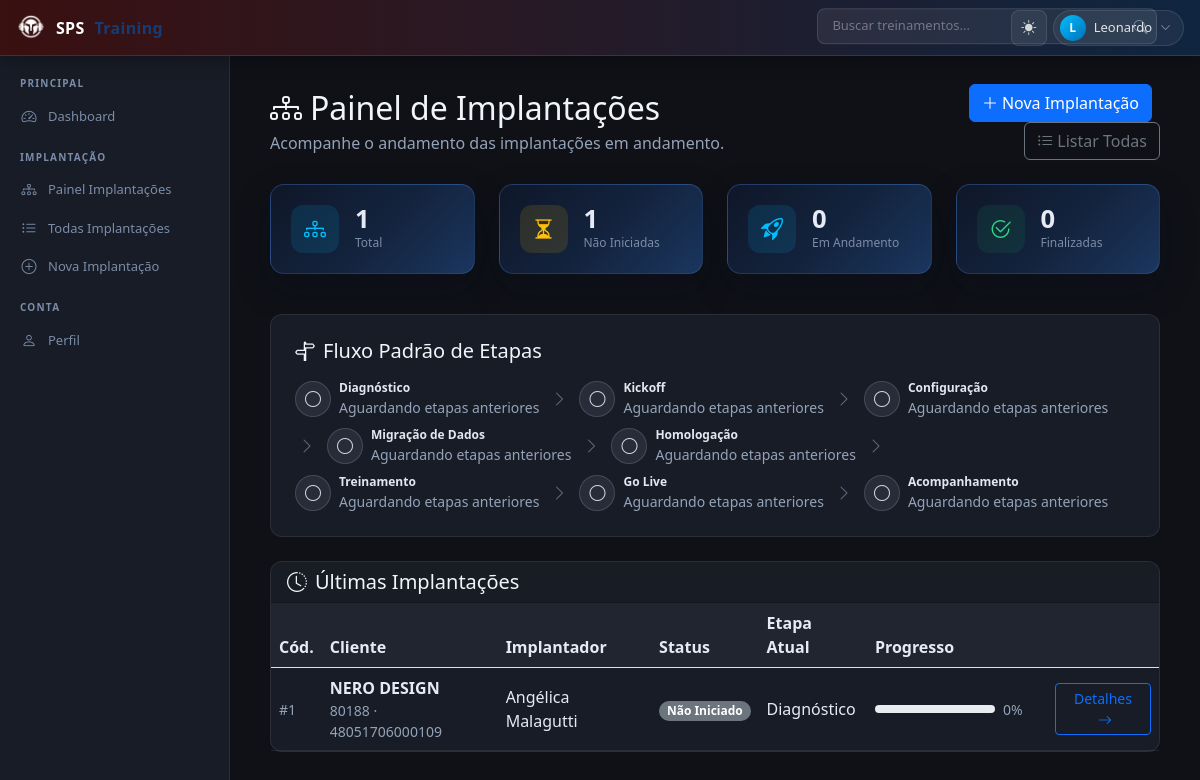
Before: /implantacao/ (signed in) with the older database file.
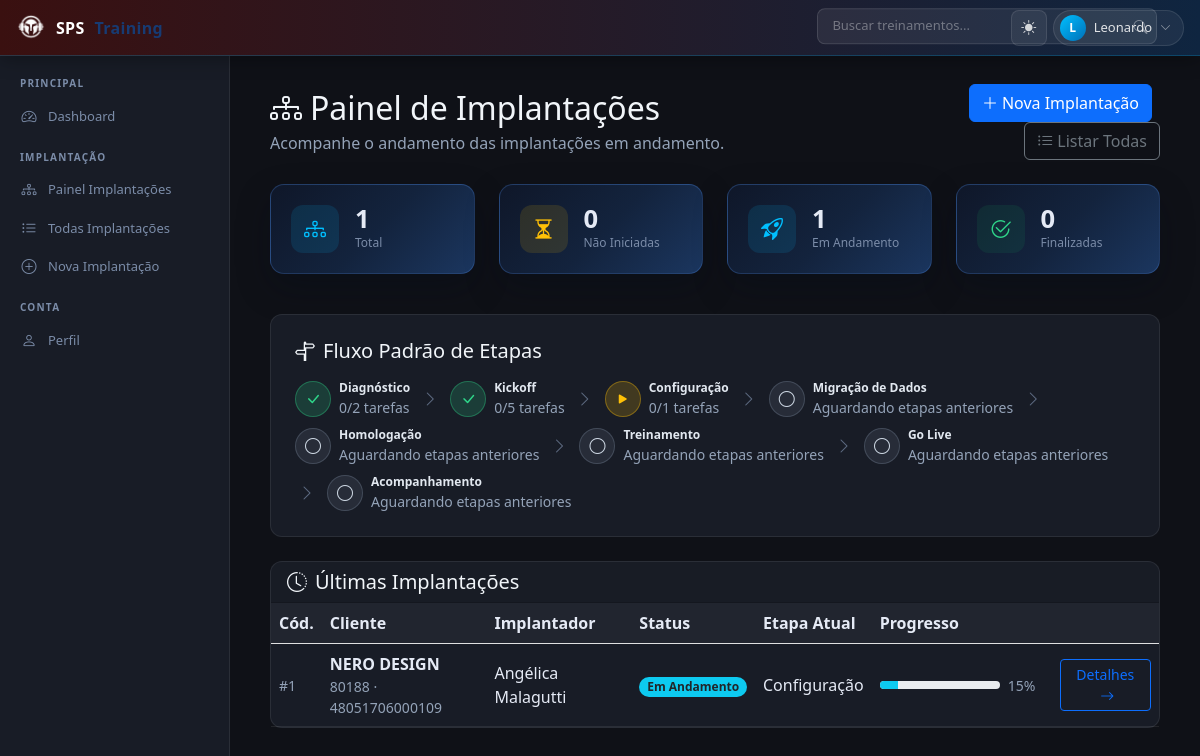
After: the same page with the newer database file.
### implantacao/models/etapa.py (models this page shows, shortened)
class EtapaImplantacao(models.Model):
    implantacao = models.ForeignKey(
        'implantacao.Implantacao',
        related_name='etapas',
        on_delete=models.CASCADE,
    )
    nome = models.CharField(max_length=100)
    ordem = models.PositiveIntegerField()
    status = models.CharField(
        max_length=30,
        choices=StatusEtapa.choices,
        default=StatusEtapa.PENDENTE,
    )
    obrigatoria = models.BooleanField(default=True)
    iniciada_em = models.DateTimeField(null=True, blank=True)
    concluida_em = models.DateTimeField(null=True, blank=True)
    class Meta:
        db_table = 'implantacoes_etapas'
        ordering = ['ordem']
        constraints = [
            models.UniqueConstraint(
                fields=['implantacao', 'ordem'],
                name='unique_implantacao_etapa_ordem',
            )
        ]

### implantacao/models/implantacao.py (models this page shows, shortened)
class Implantacao(models.Model):
    empresa = models.IntegerField(default=0)
    filial = models.IntegerField(default=0)
    codigo_cliente = models.CharField(max_length=50)
    cliente = models.CharField(max_length=120)
    documento_cliente = models.CharField(max_length=30)
    implantador = models.CharField(max_length=120, blank=True, default='')
    data_implantacao = models.DateField(
        null=True,
        blank=True,
    )
    prazo_implementacao = models.DateField(
        null=True,
        blank=True,
    )
    status = models.CharField(
        max_length=30,
        choices=StatusImplantacao.choices,
        default=StatusImplantacao.NAO_INICIADO,
    )
    observacoes = models.TextField(blank=True)
    criado_em = models.DateTimeField(auto_now_add=True)
    atualizado_em = models.DateTimeField(auto_now=True)
    class Meta:
        db_table = 'implantacoes'
        ordering = ['-criado_em']

### implantacao/views.py (the view, shortened to what this page needs)
# urls.py: path('', views.DashboardView.as_view(), name='dashboard'),
@method_decorator(login_required, name='dispatch')
class DashboardView(View):
    template_name = 'pages/dashboard.html'
    def get(self, request):
        stats = {
            'total': Implantacao.objects.count(),
            'nao_iniciado': Implantacao.objects.filter(status=StatusImplantacao.NAO_INICIADO).count(),
            'em_andamento': Implantacao.objects.filter(status=StatusImplantacao.EM_ANDAMENTO).count(),
            'finalizado': Implantacao.objects.filter(status=StatusImplantacao.FINALIZADO).count(),
            'cancelado': Implantacao.objects.filter(status=StatusImplantacao.CANCELADO).count(),
        }
        ultimas_qs = Implantacao.objects.select_related('movidesk').order_by('-criado_em')[:8]
        ultimas = list(ultimas_qs)
        etapas_pipeline = {}
        if ultimas:
            etapas_pipeline = _montar_pipeline_padrao(ultimas[0])
        ultimas_com_progresso = []
        if ultimas:
            etapa_map = {}
            implantacao_pks = [i.pk for i in ultimas]
            for etapa in (
                EtapaImplantacao.objects.filter(implantacao_id__in=implantacao_pks)
                .prefetch_related('tarefas')
                .order_by('ordem')
            ):
                etapa_map.setdefault(etapa.implantacao_id, []).append(etapa)
            for imp in ultimas:
                progresso = _calcular_progresso_dados(
                    imp,
                    etapa_map.get(imp.pk, []),
                )
                ultimas_com_progresso.append((imp, progresso))
        ctx = {
            'stats': stats,
            'ultimas': ultimas_com_progresso,
            'etapas_pipeline': etapas_pipeline,
        }
        return render(request, self.template_name, ctx)

### templates/pages/dashboard.html (shortened to what the changed rows need)
{% extends 'base.html' %}
{% block content %}
<div class="container-fluid">
    <div class="row mb-4 align-items-center">
        <div class="col-md-8">
            <h2 class="mb-1"><i class="bi bi-diagram-3 me-2"></i>Painel de Implantações</h2>
        </div>
    </div>
    <div class="row mb-4">
        <div class="col-md-3 mb-3">
            <div class="sps-stat-card">
                <div>
                    <div class="sps-stat-card__num">{{ stats.nao_iniciado }}</div>
                    <div class="sps-stat-card__label">Não Iniciadas</div>
                </div>
            </div>
        </div>
        <div class="col-md-3 mb-3">
            <div class="sps-stat-card">
                <div>
                    <div class="sps-stat-card__num">{{ stats.em_andamento }}</div>
                    <div class="sps-stat-card__label">Em Andamento</div>
                </div>
            </div>
        </div>
    </div>
    <div class="row mb-4">
        <div class="col-12">
            <div class="card p-4">
                <div class="d-flex flex-wrap gap-2 align-items-stretch">
                    {% for nome, info in etapas_pipeline.items %}
                    <div class="d-flex align-items-center impl-etapa-node">
                        <div class="impl-etapa-circle d-flex align-items-center justify-content-center rounded-circle flex-shrink-0"
                             data-status="{% if info.concluida %}concluida{% elif info.andamento %}andamento{% else %}pendente{% endif %}">
                            {% if info.concluida %}<i class="bi bi-check-lg"></i>
                            {% elif info.andamento %}<i class="bi bi-play-fill"></i>
                            {% else %}<i class="bi bi-circle"></i>{% endif %}
                        </div>
                        <div class="ms-2">
                            <div class="impl-etapa-nome">{{ nome }}</div>
                            <div class="small impl-etapa-texto">{{ info.texto }}</div>
                        </div>
                    </div>
                    {% if not forloop.last %}
                    <div class="impl-etapa-chevron mx-1 d-flex align-items-center">
                        <i class="bi bi-chevron-right"></i>
                    </div>
                    {% endif %}
                    {% endfor %}
                </div>
            </div>
        </div>
    </div>
    <div class="row">
        <div class="col-12">
            <div class="card">
                <div class="table-responsive">
                    <table class="table table-hover mb-0 align-middle">
                        <thead class="table-light">
                            <tr>
                                <th>Cód.</th>
                                <th>Cliente</th>
                                <th>Implantador</th>
                                <th>Status</th>
                                <th>Etapa Atual</th>
                                <th>Progresso</th>
                                <th></th>
                            </tr>
                        </thead>
                        <tbody>
                            {% for imp, prog in ultimas %}
                            <tr>
                                <td class="small text-muted">#{{ imp.id }}</td>
                                <td>
                                    <div class="fw-semibold">{{ imp.cliente }}</div>
                                    <div class="small text-muted">{{ imp.codigo_cliente }} · {{ imp.documento_cliente }}</div>
                                </td>
                                <td>{{ imp.implantador|default:"—" }}</td>
                                <td>
                                    {% with s=imp.status %}
                                    <span class="badge rounded-pill
                                        {% if s == 'nao_iniciado' %}bg-secondary{% elif s == 'em_andamento' %}bg-info text-dark{% elif s == 'finalizado' %}bg-success{% else %}bg-danger{% endif %}">
                                        {{ imp.get_status_display }}
                                    </span>
                                    {% endwith %}
                                </td>
                                <td>{{ prog.etapa_atual }}</td>
                                <td style="min-width: 180px;">
                                    <div class="d-flex align-items-center gap-2">
                                        <div class="progress flex-grow-1" style="height: 8px;">
                                            <div class="progress-bar bg-info" role="progressbar"
                                                 style="width: {{ prog.percentual }}%;"
                                                 aria-valuenow="{{ prog.percentual }}" aria-valuemin="0" aria-valuemax="100"></div>
                                        </div>
                                        <small class="text-muted" style="min-width: 36px;">{{ prog.percentual }}%</small>
                                    </div>
                                </td>
                                <td>
                                    <a href="{% url 'implantacao:implantacao_detail' imp.pk %}" class="btn btn-sm btn-outline-primary">
                                        Detalhes <i class="bi bi-arrow-right ms-1"></i>
                                    </a>
                                </td>
                            </tr>
                            {% endfor %}
                        </tbody>
                    </table>
                </div>
            </div>
        </div>
    </div>
</div>
{% endblock %}

Changed rows visible on the page:
changed EtapaImplantacao "Diagnóstico": texto "Aguardando etapas anteriores" → "0/2 tarefas"
changed EtapaImplantacao "Kickoff": texto "Aguardando etapas anteriores" → "0/5 tarefas"
changed EtapaImplantacao "Configuração": texto "Aguardando etapas anteriores" → "0/1 tarefas"
changed Implantacao "NERO DESIGN": status "Não Iniciado" → "Em Andamento"; etapa_atual "Diagnóstico" → "Configuração"; percentual "0" → "15"
Other visible differences:
{{ stats.nao_iniciado }}: "1" → "0"
{{ stats.em_andamento }}: "0" → "1"
